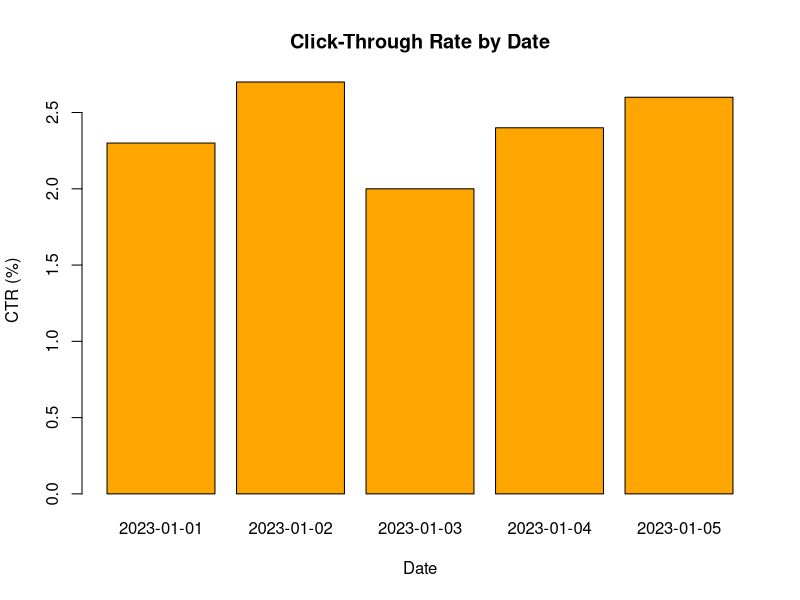

R code for this plot:
# Create Data Frame
website <- data.frame(
  Date = c("2023-01-01","2023-01-02","2023-01-03","2023-01-04","2023-01-05"),
  CTR = c(2.3,2.7,2.0,2.4,2.6)
)

# Bar Chart
barplot(website$CTR,
        names.arg = website$Date,
        col = "orange",
        main = "Click-Through Rate by Date",
        xlab = "Date",
        ylab = "CTR (%)")
